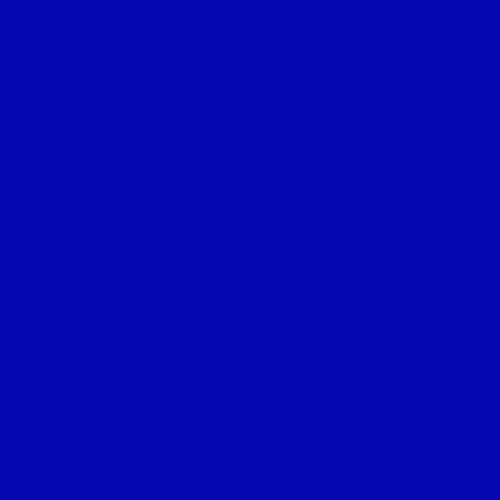
Frame 1 (no input)
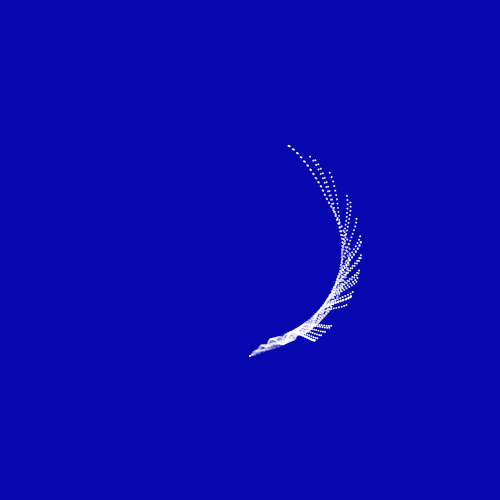
Frame 60 (the mouse pressed at the canvas centre just before this capture)
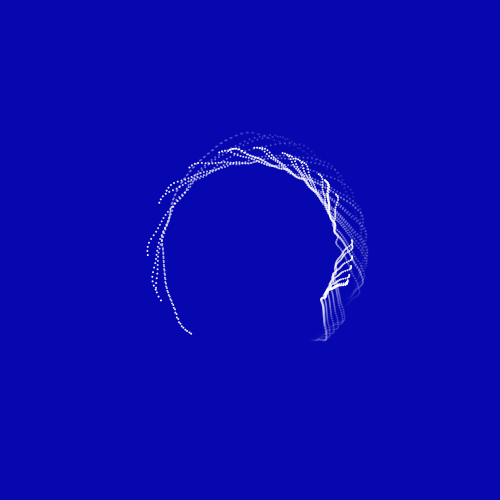
Frame 120 (the mouse held since frame 60 and released just before this capture)

The Processing sketch that drew these frames (run headless with seeded random() and noise(); from frame 60 on, the mouse is pressed at the canvas centre):

// Processing sketch: sketch_10022017
// ── sketch_10022017.pde
CircleSystem[] circleS = new CircleSystem[30];

void setup(){
   size(500,500);
   smooth();
   for(int i = 0; i<=circleS.length-1; i++){
     circleS[i] = new CircleSystem();
   }
}

void draw(){
  background(6,7,175);
  translate(width/2, height/2);
  for(int i = 0; i<=circleS.length-1; i++){
     circleS[i].display();
   }
}
// ── Circle.pde
class Circle{
  float x, y;
  float alpha = 255;

  Circle(float newX, float newY){
    x = newX;
    y = newY;
  }
  
  void update(){
    alpha-=4;
  }
  
  Boolean isDead(){
    if(alpha<=0){
      return true;
    }else{
      return false;
    }
  }
  
  void display(){
    noStroke();
    fill(255, alpha);
    ellipse(x, y, 2, 2);
  }
}
// ── CircleSystem.pde
class CircleSystem{
  ArrayList<Circle> circle;
  float x,y;
  float angle;
  float speed = random(0.01,0.05);
  float base = 0;
  float t = 0;
  CircleSystem(){
    circle = new ArrayList<Circle>();
  }
  
  void display(){
    move();
    for(int i = 0; i<circle.size(); i++){
    Circle c = circle.get(i);
    c.update();
    c.display();
      if(c.isDead()){
        circle.remove(i);
      }
    }
    circle.add(new Circle(x, y));
  }
  
   void move(){
    t = t + 0.03;
    float n = noise(t);
    n = map(n, 0,1, 70,130);
    x = base + sin(angle) * n;
    y = base + cos(angle) * n;
    angle = angle + speed;
  }
}
